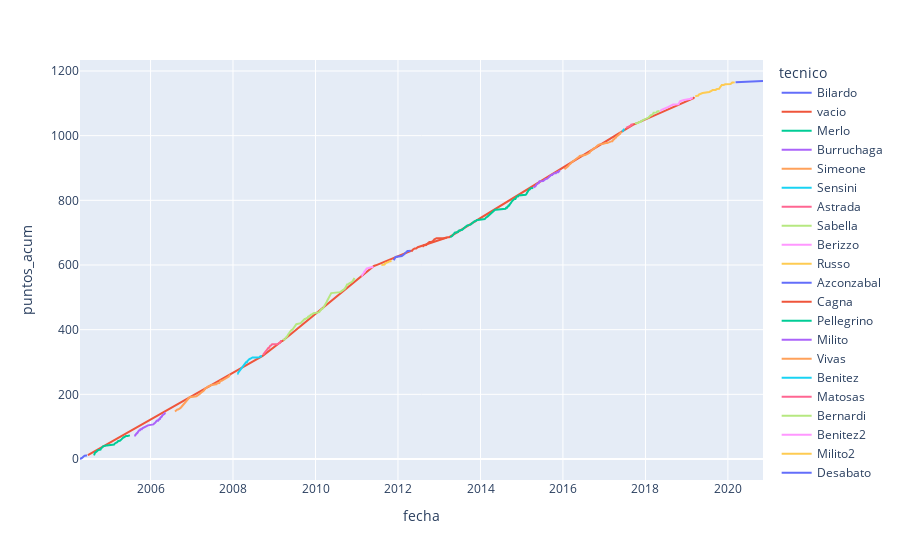

The cell this chart's notebook holds for it:
### Code cell
px.line(x='fecha' , y='puntos_acum', color= 'tecnico', data_frame=resultados[resultados.competencia!='AMI'])
